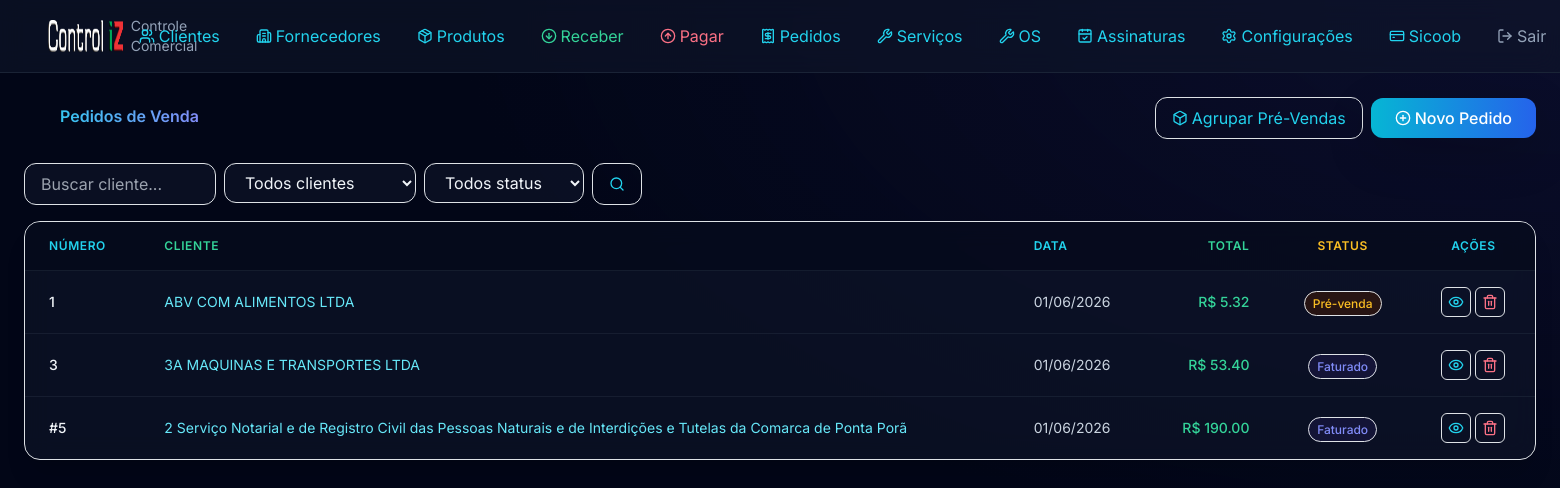
Page /pedidos/ on the earlier database version.
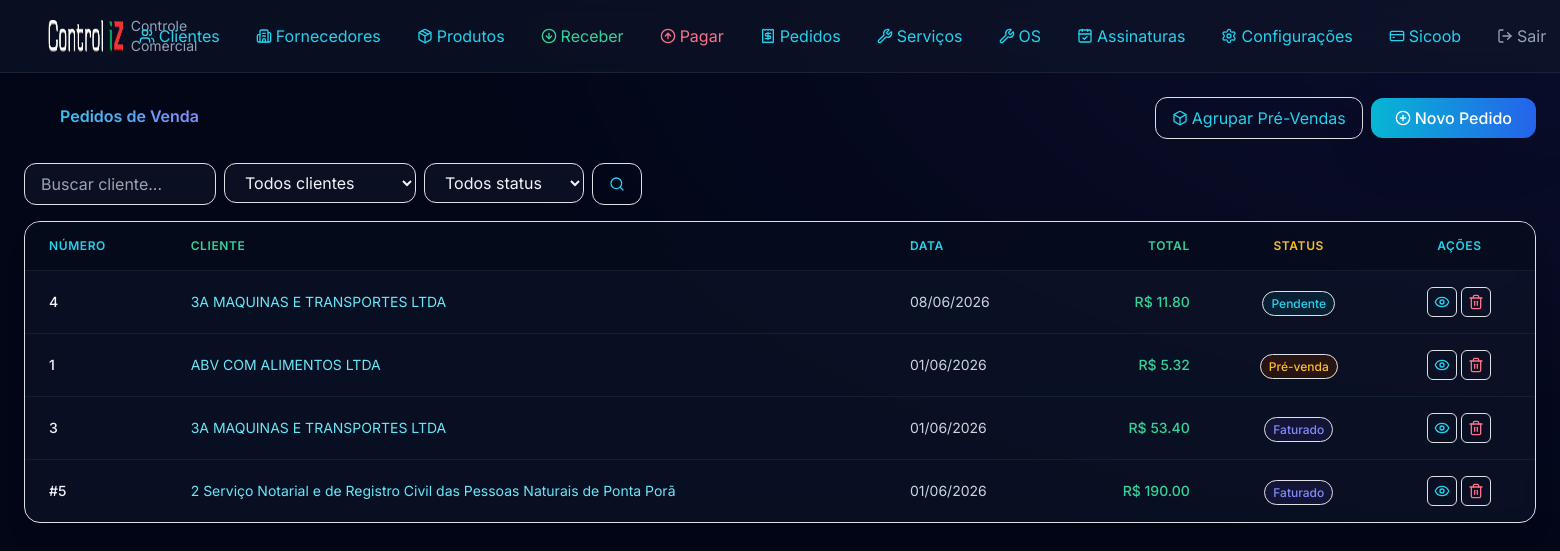
Same page on the later database version.
### models.py (models this page shows)
class PedidoVenda(Base):
    __tablename__ = "pedidos_venda"
    id = Column(Integer, primary_key=True, index=True)
    cliente_id = Column(Integer, ForeignKey("clientes.id"), nullable=False)
    numero = Column(String(50), nullable=True)
    data = Column(Date, nullable=False, default=date.today)
    status = Column(Enum(StatusPedido), default=StatusPedido.PENDENTE)
    total = Column(Float, nullable=False, default=0)
    observacao = Column(Text, nullable=True)
    tipo_pedido = Column(String(20), default="venda")  # venda ou pre_venda
    forma_pagamento = Column(String(20), nullable=True)
    gerar_boleto = Column(Boolean, default=False)
    terminos_boleto = Column(Text, nullable=True)
    pedido_agrupado_id = Column(Integer, ForeignKey("pedidos_venda.id"), nullable=True)  # Referência ao pedido criado pelo agrupamento
    created_at = Column(DateTime, default=datetime.now)
    updated_at = Column(DateTime, default=datetime.now, onupdate=datetime.now)
    cliente = relationship("Cliente")
    itens = relationship("PedidoVendaItem", back_populates="pedido", cascade="all, delete-orphan")
    pedido_agrupado = relationship("PedidoVenda", remote_side=[id])

class Cliente(Base):
    __tablename__ = "clientes"
    id = Column(Integer, primary_key=True, index=True)
    codigo = Column(String(50), nullable=True)
    bling_id = Column(BigInteger, nullable=True, unique=True)
    bling_updated_at = Column(DateTime, nullable=True)
    bling_pending_sync = Column(Boolean, default=False)
    nome = Column(String(200), nullable=False)
    cpf_cnpj = Column(String(20), nullable=True)
    tipo_pessoa = Column(String(10), nullable=True)
    email = Column(String(200), nullable=True)
    telefone = Column(String(20), nullable=True)
    celular = Column(String(20), nullable=True)
    endereco = Column(String(300), nullable=True)
    bairro = Column(String(100), nullable=True)
    cidade = Column(String(100), nullable=True)
    estado = Column(String(2), nullable=True)
    cep = Column(String(10), nullable=True)
    contato = Column(String(200), nullable=True)
    fantasia = Column(String(200), nullable=True)
    inscricao_estadual = Column(String(20), nullable=True)
    inscricao_municipal = Column(String(20), nullable=True)
    situacao = Column(String(1), default="A")
    observacao = Column(Text, nullable=True)
    created_at = Column(DateTime, default=datetime.now)
    updated_at = Column(DateTime, default=datetime.now, onupdate=datetime.now)
    contas_receber = relationship("ContaReceber", back_populates="cliente")
    assinaturas = relationship("Assinatura", back_populates="cliente")
    ordens_servico = relationship("OrdemServico", back_populates="cliente")

### routers/pedidos.py (the view)
@router.get("/")
def listar_pedidos(request: Request, db: Session = Depends(get_db), busca: str = Query(""), status: str = Query(""), cliente_id: int = Query(0)):
    query = db.query(PedidoVenda).join(Cliente)
    if busca:
        query = query.filter(Cliente.nome.ilike(f"%{busca}%") | PedidoVenda.numero.ilike(f"%{busca}%"))
    if status:
        query = query.filter(PedidoVenda.status == status)
    if cliente_id:
        query = query.filter(PedidoVenda.cliente_id == cliente_id)
    pedidos = query.order_by(PedidoVenda.data.desc()).all()
    clientes = db.query(Cliente).order_by(Cliente.nome).all()
    return request.app.state.templates.TemplateResponse(
        "pedidos/listar.html",
        {"request": request, "pedidos": pedidos, "busca": busca, "STATUS_LABELS": STATUS_PEDIDO_LABELS, "clientes": clientes, "cliente_id": cliente_id}
    )

### templates/pedidos/listar.html (shortened to what this page needs)
{% extends "base.html" %}
{% block content %}
<div class="flex flex-col md:flex-row md:items-center md:justify-between mb-6 gap-3">
    <h4 class="text-transparent bg-clip-text bg-gradient-to-r from-cyan-400 to-indigo-400 font-semibold"><i data-lucide="receipt" class="w-6 h-6 inline me-2"></i> Pedidos de Venda</h4>
    <div class="flex flex-wrap items-center gap-2">
        <a href="/pedidos/pre-venda/agrupar" class="flex items-center px-3 py-2 text-cyan-400 border border-cyan-800/50 rounded-xl hover:bg-cyan-950/30 transition"><i data-lucide="box" class="w-4 h-4 me-1"></i> Agrupar Pré-Vendas</a>
        <a href="/pedidos/novo" class="flex items-center px-4 py-2 bg-gradient-to-r from-cyan-500 to-blue-600 hover:from-cyan-600 hover:to-blue-700 text-white rounded-xl font-medium transition-all shadow-lg shadow-cyan-500/10"><i data-lucide="plus-circle" class="w-4 h-4 me-1"></i> Novo Pedido</a>
    </div>
</div>
<form class="flex flex-wrap gap-2 mb-3">
    <div class="w-48"><input type="text" class="w-full px-3 py-2 bg-slate-900/60 border border-slate-800/80 rounded-xl text-slate-100 focus:border-cyan-500/50" name="busca" placeholder="Buscar cliente..." value="{{ busca }}"></div>
    <div class="w-48">
        <select class="w-full px-3 py-2 bg-slate-900/60 border border-slate-800/80 rounded-xl text-slate-100 focus:border-cyan-500/50" name="cliente_id" onchange="this.form.submit()">
            <option value="">Todos clientes</option>
        </select>
    </div>
    <div class="w-40">
        <select class="w-full px-3 py-2 bg-slate-900/60 border border-slate-800/80 rounded-xl text-slate-100 focus:border-cyan-500/50" name="status" onchange="this.form.submit()">
            <option value="">Todos status</option>
        </select>
    </div>
    <button class="px-3 py-2 border border-slate-800/80 rounded-xl text-cyan-400 hover:bg-slate-800/50 transition" type="submit"><i data-lucide="search" class="w-4 h-4"></i></button>
</form>
<div class="bg-slate-900/60 backdrop-blur-md border border-slate-800/80 rounded-2xl shadow-xl overflow-hidden">
    <table class="w-full divide-y divide-slate-800/60">
        <thead class="bg-slate-950/50">
            <tr>
                <th class="px-4 py-3 text-left text-xs font-semibold text-cyan-400 uppercase tracking-wider">Número</th>
                <th class="px-4 py-3 text-left text-xs font-semibold text-emerald-400 uppercase tracking-wider">Cliente</th>
                <th class="px-4 py-3 text-left text-xs font-semibold text-cyan-400 uppercase tracking-wider">Data</th>
                <th class="px-4 py-3 text-right text-xs font-semibold text-emerald-400 uppercase tracking-wider">Total</th>
                <th class="px-4 py-3 text-center text-xs font-semibold text-amber-400 uppercase tracking-wider">Status</th>
                <th class="px-4 py-3 text-center text-xs font-semibold text-cyan-400 uppercase tracking-wider">Ações</th>
            </tr>
        </thead>
        <tbody class="divide-y divide-slate-800/60">
            {% for p in pedidos %}
            <tr class="hover:bg-slate-800/40 transition">
                <td class="px-4 py-3 text-sm font-medium text-slate-100"><a href="/pedidos/{{ p.id }}">{{ p.numero or '#' + p.id|string }}</a></td>
                <td class="px-4 py-3 text-sm text-cyan-300">{{ p.cliente.nome if p.cliente else '-' }}</td>
                <td class="px-4 py-3 text-sm text-slate-300">{{ p.data.strftime('%d/%m/%Y') if p.data else '-' }}</td>
                <td class="px-4 py-3 text-right text-sm text-emerald-400 font-medium">R$ {{ "%.2f"|format(p.total or 0) }}</td>
                <td class="px-4 py-3 text-center">
                    {% set cor = 'success' if p.status == 'aprovado' else 'warning' if p.status == 'pre_venda' else 'primary' if p.status == 'pendente' else 'info' if p.status == 'faturado' else 'danger' %}
                    <span class="px-2 py-1 text-xs font-medium{% if p.status == 'aprovado' %} bg-emerald-950/50 text-emerald-400 border border-emerald-800/50{% elif p.status == 'pre_venda' %} bg-amber-950/50 text-amber-400 border border-amber-800/50{% elif p.status == 'pendente' %} bg-cyan-950/50 text-cyan-400 border border-cyan-800/50{% elif p.status == 'faturado' %} bg-indigo-950/50 text-indigo-400 border border-indigo-800/50{% else %} bg-rose-950/50 text-rose-400 border border-rose-800/50{% endif %} rounded-full">{{ STATUS_LABELS.get(p.status, p.status) }}</span>
                </td>
                <td class="px-4 py-3 text-center align-middle" style="min-width: 7rem;">
                    <div class="flex items-center justify-center gap-1">
                        <a href="/pedidos/{{ p.id }}" class="inline-flex p-1.5 text-cyan-400 border border-slate-700 rounded hover:bg-cyan-950/30 transition" title="Ver"><i data-lucide="eye" class="w-4 h-4"></i></a>
                        <a href="/pedidos/{{ p.id }}/excluir" class="inline-flex p-1.5 text-rose-400 border border-slate-700 rounded hover:bg-rose-950/30 transition" onclick="return confirm('Excluir?')" title="Excluir"><i data-lucide="trash-2" class="w-4 h-4"></i></a>
                    </div>
                </td>
            </tr>
            {% else %}
            <tr><td colspan="6" class="px-4 py-12 text-center text-slate-500">Nenhum pedido</td></tr>
            {% endfor %}
        </tbody>
    </table>
</div>
{% endblock %}

### templates/base.html (shortened to what this page needs)
<!DOCTYPE html>
<html lang="pt-BR">
<head>
    <script src="https://cdn.tailwindcss.com"></script>
    <link rel="stylesheet" href="https://cdn.jsdelivr.net/npm/bootstrap@5.3.3/dist/css/bootstrap.min.css">
    <link rel="stylesheet" href="https://cdn.jsdelivr.net/npm/bootstrap-icons@1.11.3/font/bootstrap-icons.min.css">
    <link href="{{ url_for('static', path='/css/styles.css') }}?v=2" rel="stylesheet">
</head>
<body class="bg-slate-950 text-slate-100 font-sans antialiased min-h-screen bg-[radial-gradient(ellipse_at_top_right,_var(--tw-gradient-stops))] from-indigo-900/20 via-slate-950 to-slate-950">
    <nav class="bg-slate-900/60 backdrop-blur-md border-b border-slate-800/80 px-4 py-3">
        <div class="container-fluid px-4">
            <div class="flex justify-between items-center">
                <a class="flex items-center" href="/">
                    <img src="/static/img/controliz-logo-chanfro.png" alt="Control iZ" class="h-8 w-auto me-2">
                    <span class="text-slate-400 text-sm">Controle Comercial</span>
                </a>
                <div class="hidden md:flex items-center space-x-1">
                    <a class="flex items-center px-3 py-2 text-cyan-400 hover:text-cyan-300 transition" href="/clientes">
                        <i data-lucide="users" class="w-4 h-4 me-1"></i> Clientes
                    </a>
                    <a class="flex items-center px-3 py-2 text-cyan-400 hover:text-cyan-300 transition" href="/fornecedores">
                        <i data-lucide="building-2" class="w-4 h-4 me-1"></i> Fornecedores
                    </a>
                    <a class="flex items-center px-3 py-2 text-cyan-400 hover:text-cyan-300 transition" href="/produtos">
                        <i data-lucide="package" class="w-4 h-4 me-1"></i> Produtos
                    </a>
                    <a class="flex items-center px-3 py-2 text-emerald-400 hover:text-emerald-300 transition" href="/contas/receber">
                        <i data-lucide="arrow-down-circle" class="w-4 h-4 me-1"></i> Receber
                    </a>
                    <a class="flex items-center px-3 py-2 text-rose-400 hover:text-rose-300 transition" href="/contas/pagar">
                        <i data-lucide="arrow-up-circle" class="w-4 h-4 me-1"></i> Pagar
                    </a>
                    <a class="flex items-center px-3 py-2 text-cyan-400 hover:text-cyan-300 transition" href="/pedidos">
                        <i data-lucide="receipt" class="w-4 h-4 me-1"></i> Pedidos
                    </a>
                    <a class="flex items-center px-3 py-2 text-cyan-400 hover:text-cyan-300 transition" href="/servicos">
                        <i data-lucide="wrench" class="w-4 h-4 me-1"></i> Serviços
                    </a>
                    <a class="flex items-center px-3 py-2 text-cyan-400 hover:text-cyan-300 transition" href="/ordens-servico">
                        <i data-lucide="wrench" class="w-4 h-4 me-1"></i> OS
                    </a>
                    <a class="flex items-center px-3 py-2 text-cyan-400 hover:text-cyan-300 transition" href="/assinaturas">
                        <i data-lucide="calendar-check" class="w-4 h-4 me-1"></i> Assinaturas
                    </a>
                    <a class="flex items-center px-3 py-2 text-cyan-400 hover:text-cyan-300 transition" href="/configuracoes">
                        <i data-lucide="settings" class="w-4 h-4 me-1"></i> Configurações
                    </a>
                    <a class="flex items-center px-3 py-2 text-cyan-400 hover:text-cyan-300 transition" href="/sicoob">
                        <i data-lucide="credit-card" class="w-4 h-4 me-1"></i> Sicoob
                    </a>
                    <a class="flex items-center px-3 py-2 text-slate-400 hover:text-slate-300 transition" href="/auth/logout">
                        <i data-lucide="log-out" class="w-4 h-4 me-1"></i> Sair
                    </a>
                </div>
            </div>
        </div>
    </nav>
    <div class="container-fluid px-4 py-4">
        {% block content %}{% endblock %}
    </div>
</body>
</html>

### static/css/styles.css (style rules this page uses)
:root { --bg-primary: #0b1120; --bg-secondary: #111827; --glass-bg: rgba(17, 24, 39, 0.7); --glass-border: rgba(255, 255, 255, 0.08); --accent-primary: #0066cc; --accent-secondary: #00b359; --accent-tertiary: #e62e2e; --accent-gradient: linear-gradient(135deg, #0066cc 0%, #00b359 100%); --text-primary: #ffffff; --text-secondary: #94a3b8; --text-muted: #64748b; --success: #00b359; --warning: #f59e0b; --danger: #e62e2e; }
* { font-family: 'Inter', sans-serif; }
body { background-color: var(--bg-primary); color: var(--text-primary); min-height: 100vh; }

Differences in the rows shown:
added PedidoVenda: numero "4", cliente "3A MAQUINAS E TRANSPORTES LTDA", data "08/06/2026", total "11.80", get "Pendente"
changed through a linked row, PedidoVenda "#5": cliente "2 Serviço Notarial e de Registro Civil das Pessoas Naturais e de Interdições e Tutelas da Comarca de Ponta Porã" → "2 Serviço Notarial e de Registro Civil das Pessoas Naturais de Ponta Porã"
